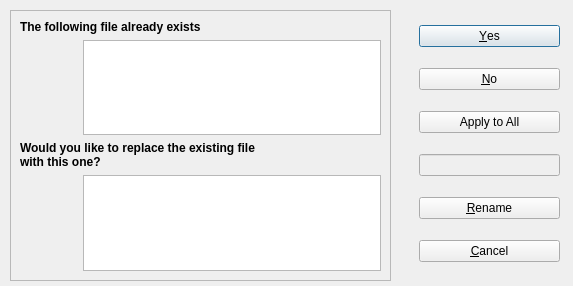
<ui version="4.0" >
 <class>OverwriteDialog</class>
 <widget class="QDialog" name="OverwriteDialog" >
  <property name="windowModality" >
   <enum>Qt::WindowModal</enum>
  </property>
  <property name="geometry" >
   <rect>
    <x>0</x>
    <y>0</y>
    <width>573</width>
    <height>286</height>
   </rect>
  </property>
  <property name="sizePolicy" >
   <sizepolicy vsizetype="Fixed" hsizetype="Fixed" >
    <horstretch>0</horstretch>
    <verstretch>0</verstretch>
   </sizepolicy>
  </property>
  <property name="minimumSize" >
   <size>
    <width>573</width>
    <height>286</height>
   </size>
  </property>
  <property name="maximumSize" >
   <size>
    <width>573</width>
    <height>286</height>
   </size>
  </property>
  <property name="windowTitle" >
   <string>Dialog</string>
  </property>
  <widget class="QFrame" name="frame" >
   <property name="geometry" >
    <rect>
     <x>10</x>
     <y>10</y>
     <width>381</width>
     <height>271</height>
    </rect>
   </property>
   <property name="frameShape" >
    <enum>QFrame::StyledPanel</enum>
   </property>
   <property name="frameShadow" >
    <enum>QFrame::Sunken</enum>
   </property>
   <widget class="QWidget" name="gridLayoutWidget" >
    <property name="geometry" >
     <rect>
      <x>10</x>
      <y>10</y>
      <width>361</width>
      <height>251</height>
     </rect>
    </property>
    <layout class="QGridLayout" name="gridLayout" >
     <item row="0" column="0" >
      <widget class="QLabel" name="label" >
       <property name="font" >
        <font>
         <pointsize>9</pointsize>
         <weight>75</weight>
         <bold>true</bold>
        </font>
       </property>
       <property name="text" >
        <string>The following file already exists</string>
       </property>
       <property name="textInteractionFlags" >
        <set>Qt::NoTextInteraction</set>
       </property>
      </widget>
     </item>
     <item row="4" column="0" >
      <widget class="QLabel" name="label_3" >
       <property name="font" >
        <font>
         <pointsize>9</pointsize>
         <weight>75</weight>
         <bold>true</bold>
        </font>
       </property>
       <property name="lineWidth" >
        <number>1</number>
       </property>
       <property name="midLineWidth" >
        <number>1</number>
       </property>
       <property name="text" >
        <string>Would you like to replace the existing file
with this one?</string>
       </property>
       <property name="scaledContents" >
        <bool>false</bool>
       </property>
       <property name="wordWrap" >
        <bool>false</bool>
       </property>
       <property name="textInteractionFlags" >
        <set>Qt::NoTextInteraction</set>
       </property>
      </widget>
     </item>
     <item row="1" column="0" >
      <layout class="QHBoxLayout" name="horizontalLayout" >
       <item>
        <widget class="QLabel" name="destIconLabel" >
         <property name="minimumSize" >
          <size>
           <width>57</width>
           <height>50</height>
          </size>
         </property>
         <property name="maximumSize" >
          <size>
           <width>57</width>
           <height>50</height>
          </size>
         </property>
         <property name="toolTip" >
          <string/>
         </property>
         <property name="text" >
          <string/>
         </property>
         <property name="scaledContents" >
          <bool>false</bool>
         </property>
         <property name="openExternalLinks" >
          <bool>false</bool>
         </property>
        </widget>
       </item>
       <item>
        <widget class="KTextEdit" name="destDetails" >
         <property name="font" >
          <font>
           <pointsize>9</pointsize>
          </font>
         </property>
         <property name="textInteractionFlags" >
          <set>Qt::LinksAccessibleByKeyboard|Qt::LinksAccessibleByMouse|Qt::TextBrowserInteraction|Qt::TextEditable|Qt::TextEditorInteraction|Qt::TextSelectableByKeyboard|Qt::TextSelectableByMouse</set>
         </property>
        </widget>
       </item>
      </layout>
     </item>
     <item row="5" column="0" >
      <layout class="QHBoxLayout" name="horizontalLayout_2" >
       <item>
        <widget class="QLabel" name="sourceIconLabel" >
         <property name="minimumSize" >
          <size>
           <width>57</width>
           <height>50</height>
          </size>
         </property>
         <property name="maximumSize" >
          <size>
           <width>57</width>
           <height>50</height>
          </size>
         </property>
         <property name="text" >
          <string/>
         </property>
         <property name="scaledContents" >
          <bool>false</bool>
         </property>
        </widget>
       </item>
       <item>
        <widget class="KTextEdit" name="sourceDetails" >
         <property name="font" >
          <font>
           <pointsize>9</pointsize>
          </font>
         </property>
        </widget>
       </item>
      </layout>
     </item>
    </layout>
    <zorder>label</zorder>
    <zorder>label_3</zorder>
    <zorder>destFile</zorder>
    <zorder>label_2</zorder>
    <zorder>destDetails</zorder>
    <zorder>destIconLabel</zorder>
   </widget>
  </widget>
  <widget class="QWidget" name="verticalLayoutWidget" >
   <property name="geometry" >
    <rect>
     <x>419</x>
     <y>10</y>
     <width>141</width>
     <height>271</height>
    </rect>
   </property>
   <layout class="QVBoxLayout" name="verticalLayout" >
    <item>
     <widget class="KPushButton" name="yesButton" >
      <property name="text" >
       <string>&amp;Yes</string>
      </property>
      <property name="flat" >
       <bool>false</bool>
      </property>
     </widget>
    </item>
    <item>
     <widget class="KPushButton" name="noButton" >
      <property name="text" >
       <string>&amp;No</string>
      </property>
     </widget>
    </item>
    <item>
     <widget class="KPushButton" name="toallButton" >
      <property name="font" >
       <font>
        <weight>50</weight>
        <italic>false</italic>
        <bold>false</bold>
       </font>
      </property>
      <property name="toolTip" >
       <string>Assume Yes/No on all queries</string>
      </property>
      <property name="text" >
       <string>Apply to All</string>
      </property>
      <property name="checkable" >
       <bool>true</bool>
      </property>
      <property name="checked" >
       <bool>false</bool>
      </property>
      <property name="flat" >
       <bool>false</bool>
      </property>
      <property name="isDragEnabled" stdset="0" >
       <bool>true</bool>
      </property>
     </widget>
    </item>
    <item>
     <widget class="KLineEdit" name="klineedit" >
      <property name="enabled" >
       <bool>false</bool>
      </property>
      <property name="showClearButton" stdset="0" >
       <bool>true</bool>
      </property>
     </widget>
    </item>
    <item>
     <widget class="KPushButton" name="renameButton" >
      <property name="text" >
       <string>&amp;Rename</string>
      </property>
     </widget>
    </item>
    <item>
     <widget class="KPushButton" name="cancelButton" >
      <property name="text" >
       <string>&amp;Cancel</string>
      </property>
     </widget>
    </item>
   </layout>
  </widget>
 </widget>
 <customwidgets>
  <customwidget>
   <class>KLineEdit</class>
   <extends>QLineEdit</extends>
   <header>klineedit.h</header>
  </customwidget>
  <customwidget>
   <class>KPushButton</class>
   <extends>QPushButton</extends>
   <header>kpushbutton.h</header>
  </customwidget>
  <customwidget>
   <class>KTextEdit</class>
   <extends>QTextEdit</extends>
   <header>ktextedit.h</header>
  </customwidget>
 </customwidgets>
 <resources/>
 <connections/>
</ui>
